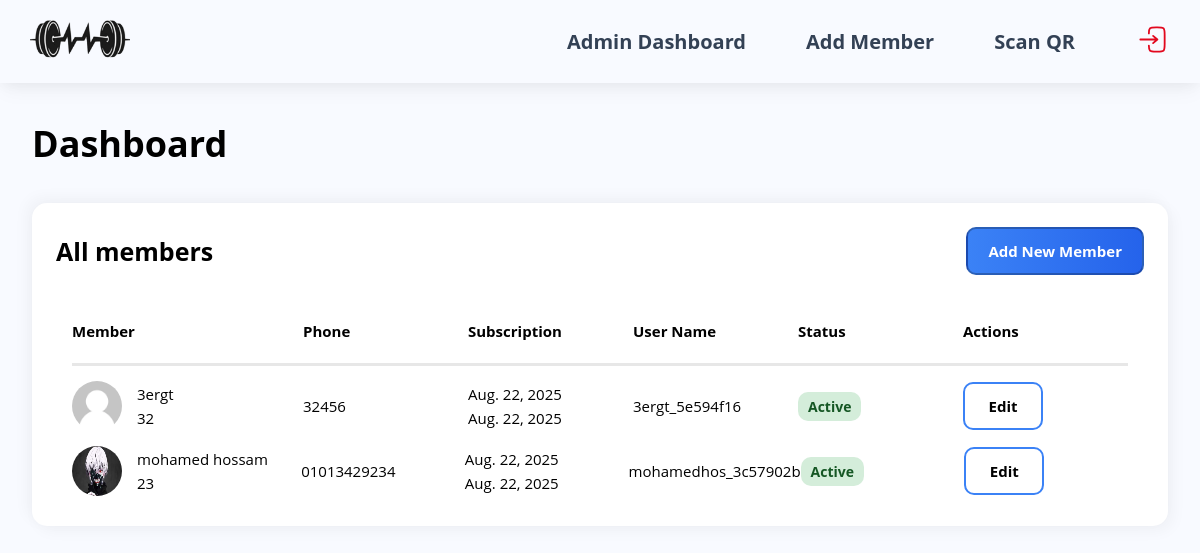
/admin-dashboard/ (signed in), run on the app's committed database.
### admin_board/models.py (models this page shows, shortened)
class Member(models.Model):
    user = models.OneToOneField(User, on_delete=models.CASCADE, related_name='member_profile')
    name = models.CharField(max_length=100)
    user_name = models.CharField(max_length=50, unique=True)
    age = models.IntegerField()
    phone = models.CharField(max_length=15, unique=True)
    subscription_start_date = models.DateField()
    subscription_end_date = models.DateField()
    image = models.ImageField(upload_to='members_images/', default='members_images/Unknown.png')
    qr_code = models.ImageField(upload_to='qr_codes/', blank=True, null=True)
    unique_id = models.CharField(max_length=100,unique=True)

### admin_board/views.py (the view)
# urls.py: path('admin-dashboard/',views.admin_dashboard,name='admin-dashboard'),
@login_required(login_url='login')
@user_passes_test(is_superuser_check, login_url='login')
def admin_dashboard(request):
    users = Member.objects.all().order_by('name')
    print(users[1].image.url)
    print(users[0].image.url)
    return render(request, 'admin-dashboard.html',{'users':users})

### admin_board/views.py (called while the page is built)
def is_superuser_check(user):
    return user.is_authenticated and user.is_superuser

### admin_board/templates/admin-dashboard.html (shortened to what this page needs)
{% extends "admin/admin-base.html" %}
{% load static %}
{% block main_content %}
    <section>
        <h1>Dashboard</h1>
    </section>
    <section class="gym-card">
        <div class="members-top">
            <h2>All members</h2>
            <div class="members-btns">
                <a href="{% url 'add-member' %}" class="btn btn-1">Add New Member</a>
            </div>
        </div>
        <div class="members-table-container">
            <div class="members">
                <div class="members-header">
                    <div>Member</div>
                    <div>Phone</div>
                    <div>Subscription</div>
                    <div>User Name</div>
                    <div>Status</div>
                    <div>Actions</div>
                </div>
                <div class="members-body">
                    {% for user in users %}
                        <div class="row">
                            <div class="member-field">
                                <img src="{{ user.image.url }}", alt="Member photo">
                                <div>
                                    <p>{{user.name}}</p>
                                    <p>{{user.age}}</p>
                                </div>
                            </div>
                            <div>{{user.phone}}</div>
                            <div>
                                <p>{{user.subscription_start_date}}</p>
                                <p>{{user.subscription_end_date}}</p>
                            </div>
                            <div>
                                <p>{{user.user_name}}</p>
                            </div>
                            <div>
                                {% now "Y-m-d" as today_date %}
                                {% if user.subscription_end_date|date:"Y-m-d" < today_date %}
                                    <span class="status expired">Expired</span>
                                {% else %}
                                    <span class="status active">Active</span>
                                {% endif %}
                            </div>
                            <div><a href="{% url 'edit-member' user.unique_id %}" class="btn btn-2" style="width: 80px;">Edit</a></div>
                        </div>
                    {% endfor %}
                </div>
            </div>
        </div>
    </section>
{% endblock main_content %}

### static/css/style.css (style rules this page uses)
* { margin: 0; padding: 0; box-sizing: border-box; }
html { font-size: 62.5%; }
body { font-family: "Open Sans", sans-serif; line-height: 1.6; background-color: rgba(248, 250, 270, 255); }
a { text-decoration: none; }
img { max-width: 100%; }
.members-btns { display: flex; gap: 20px; flex-wrap: wrap; justify-content: center; }
.btn { position: relative; background-color: #fff; border-radius: 10px; padding: 10px 20px; overflow: hidden; z-index: 1; transition: all 0.5s ease-in-out; font-weight: bold; font-size: 1.5rem; display: flex; justify-content: center; align-items: center; white-space: nowrap; }
.btn::before { content: ""; position: absolute; left: 0; top: 0; width: 100%; height: 100%; transform: translateY(-101%); transition: all 0.5s ease-in-out; z-index: -1; border-radius: 0 0 200px 200px; }
.btn-1 { background-image: linear-gradient( to right, rgb(59, 130, 246), rgb(37, 99, 235) ); border: 2px solid rgba(0, 0, 0, 0.26); color: #ffffff; }
.btn-1::before { background-color: white; }
.btn-2 { background-image: white; border: 2px solid rgb(59, 130, 246); color: #000000; padding: 10px 20px; }
.btn-2::before { background-image: linear-gradient( to right, rgb(59, 130, 246), rgb(37, 99, 235) ); }
h1 { font-size: 3.6rem; margin-bottom: 30px; }
.gym-card { box-shadow: -5px -5px 15px rgba(0, 0, 0, 0.04), 5px 5px 15px rgba(0, 0, 0, 0.04); border-radius: 15px; transition: all 0.3s ease; background: #ffffff; }
.members-top { display: flex; justify-content: space-between; padding: 24px; align-items: center; flex-wrap: wrap; gap: 15px; }
.members-top h2 { font-size: 2.5rem; }
.members-table-container { overflow-x: auto; -webkit-overflow-scrolling: touch; padding-bottom: 10px; }
.members { padding: 20px 40px; font-size: 1.5rem; min-width: 700px; }
.members-header { display: grid; grid-template-columns: 1.4fr 1fr 1fr 1fr 1fr 1fr; font-weight: bold; padding-bottom: 20px; border-bottom: #00000018 3px solid; }
.members-body .row { padding-top: 15px; display: grid; grid-template-columns: 1.4fr 1fr 1fr 1fr 1fr 1fr; align-items: center; }
.members-body .member-field { display: flex; align-items: center; gap: 15px; }
.members-body img { width: 50px; height: 50px; border-radius: 50%; flex-shrink: 0; }
.status { padding: 5px 10px; border-radius: 10px; font-weight: bold; font-size: 1.4rem; }
.status.active { background: #d4edda; color: #155724; }

### data on the page
Member: image (picture), name "3ergt", age "32", phone "32456", subscription_start_date "Aug. 22, 2025", subscription_end_date "Aug. 22, 2025", user_name "3ergt_5e594f16", shows "Active"
Member: image (picture), name "mohamed hossam", age "23", phone "01013429234", subscription_start_date "Aug. 22, 2025", subscription_end_date "Aug. 22, 2025", user_name "mohamedhos_3c57902b", shows "Active"
